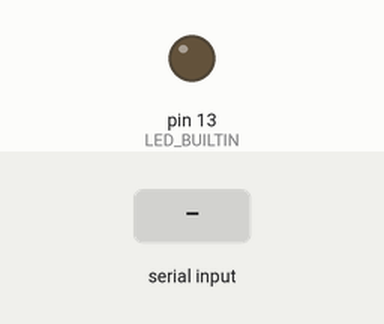
Bench run of a sketch on a simulated Arduino Uno, built with avr-gcc and run on an emulated ATmega328P. Parts: output pins drawn as LEDs (lit = HIGH). The inputs (shaded band) are chosen by the test bench.

Above: at 1.2 s.
1.3 s: "1" received over Serial
At 1.7 s:
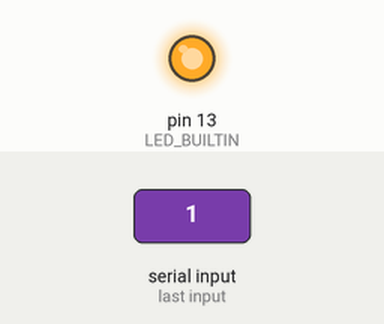
3.3 s: "0" received over Serial
At 6.1 s:
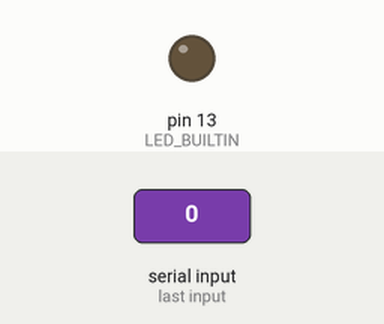
6.3 s: "2" received over Serial
At 7.3 s:
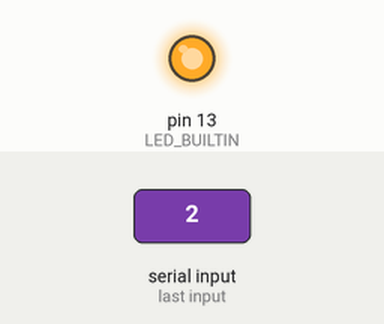
Timing chart, 0 to 9.8 s (numbered marks = the images above; inputs shaded):
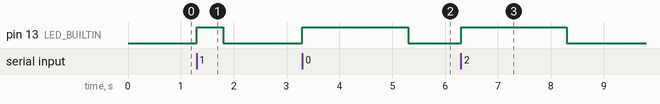

The sketch:

serial_arduino.ino
```cpp
char data;

void setup() {
    Serial.begin(9600);
    pinMode(LED_BUILTIN, OUTPUT);
    digitalWrite(LED_BUILTIN, LOW);
}

void loop(){
    if (Serial.available() > 0) {
        data = Serial.read();
        if(data == '1'){
            digitalWrite(LED_BUILTIN, HIGH);
            delay(500);
            digitalWrite(LED_BUILTIN, LOW);
            delay(500);

        }else{
            digitalWrite(LED_BUILTIN, HIGH);
            delay(2000);
            digitalWrite(LED_BUILTIN, LOW);
            delay(500);
        }
    }
}
```

Measured:
- after the input at 1.3 s, pin 13 (LED_BUILTIN): LOW → HIGH at once, → LOW 0.50 s later
- after the input at 3.3 s, pin 13 (LED_BUILTIN): LOW → HIGH at once, → LOW 2.0 s later
- after the input at 6.3 s, pin 13 (LED_BUILTIN): LOW → HIGH at once, → LOW 2.0 s later
